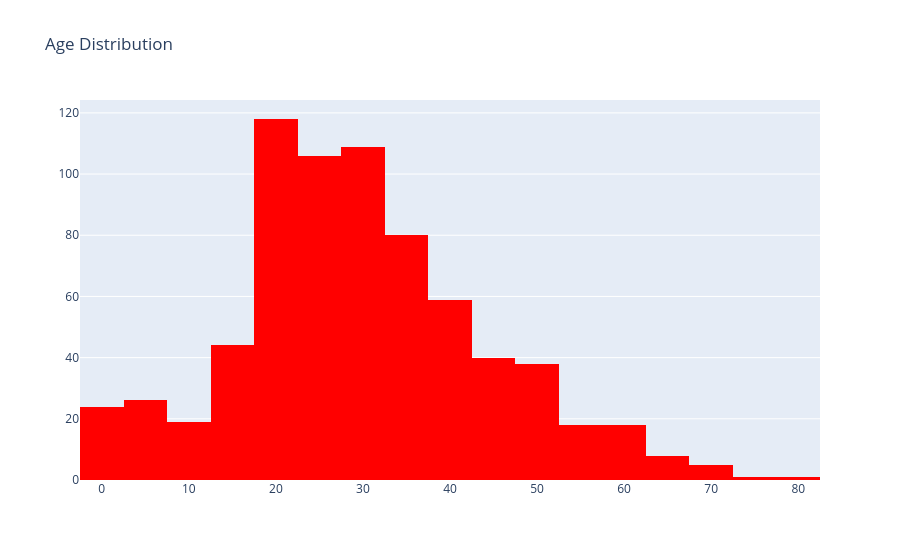

Write notebook code for a chart like this one.
### Code cell
#let's visualize histogram
trace=go.Histogram(x=data['Age'],nbinsx=20,marker={'color':'red'})
#layout define for graph
layout=go.Layout(title="Age Distribution")
#we combine the trace with layout to display the  figure
fig=go.Figure(data=trace,layout = layout)
fig.show()

### Figure 1 — Plotly figure (JSON) as saved in the notebook; plotly's stock layout.template omitted (floating-point values rounded to 4 significant figures; data arrays with more than 128 entries replaced by an {"elided": "..."} marker saying what was removed)
{"data": [{"marker": {"color": "red"}, "nbinsx": 20, "type": "histogram", "x": {"elided": "891 float values"}}], "layout": {"title": {"text": "Age Distribution"}}}
